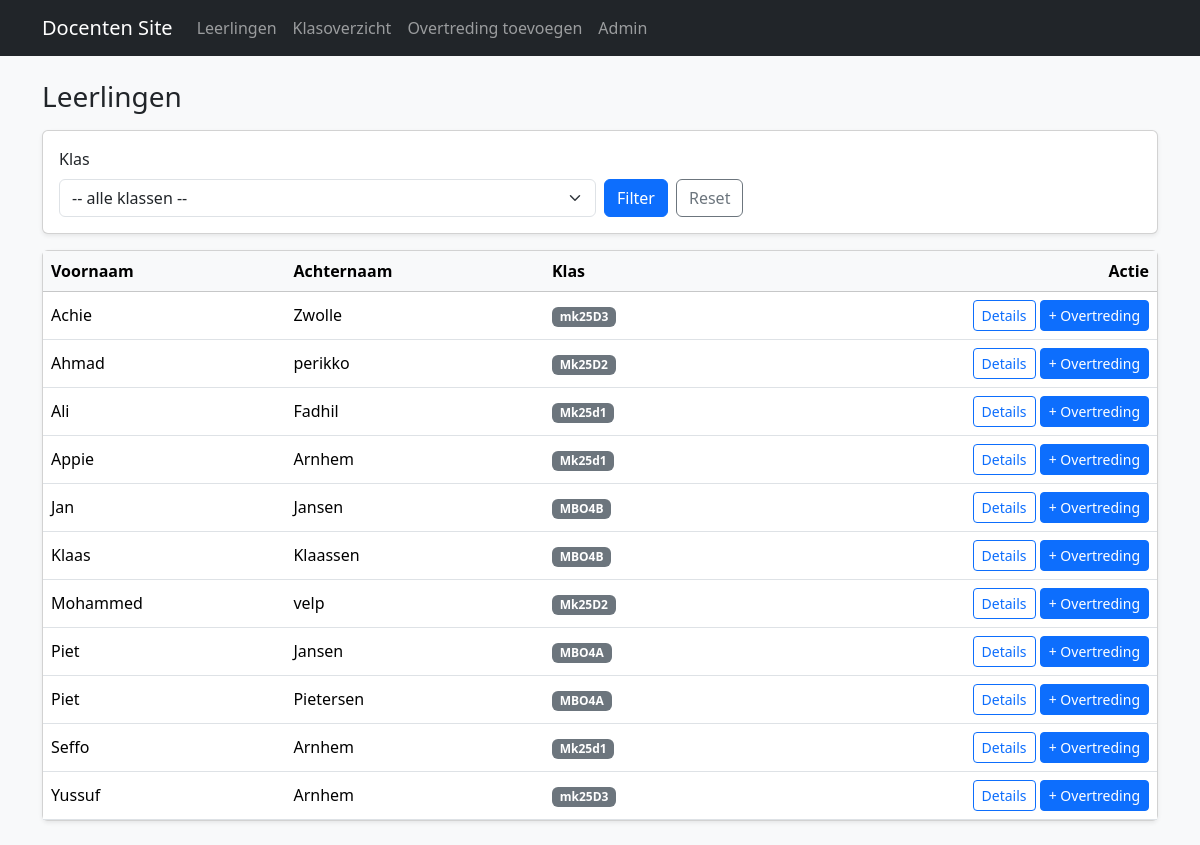
Screenshot of /leerlingen/ with the database file from the repository.
### core/models.py (models this page shows, shortened)
class Student(models.Model):
    first_name = models.CharField(max_length=80)
    last_name = models.CharField(max_length=80)
    school_class = models.ForeignKey(SchoolClass, on_delete=models.PROTECT, related_name="students")
    class Meta:
        ordering = ["first_name", "last_name"]  # Osiris volgorde

class SchoolClass(models.Model):
    name = models.CharField(max_length=50, unique=True)  # bijv. "MBO4A"

### core/views.py (the view)
# urls.py: path("leerlingen/", views.students_list, name="students_list"),
def students_list(request):
    classes = SchoolClass.objects.all()
    selected = request.GET.get("klas")
    students = Student.objects.all()
    if selected:
        students = students.filter(school_class__name=selected)
    return render(request, "core/students_list.html", {
        "classes": classes,
        "students": students,
        "selected": selected,
    })

### core/templates/core/students_list.html (shortened to what this page needs)
{% extends "core/base.html" %}
{% block content %}
<div class="d-flex justify-content-between align-items-center mb-3">
  <h1 class="h3 mb-0">Leerlingen</h1>
</div>
<div class="card shadow-sm mb-3">
  <div class="card-body">
    <form method="get" class="row g-2 align-items-end">
      <div class="col-12 col-md-6">
        <label class="form-label">Klas</label>
        <select name="klas" class="form-select">
          <option value="">-- alle klassen --</option>
        </select>
      </div>
      <div class="col-12 col-md-6 d-flex gap-2">
        <button class="btn btn-primary" type="submit">Filter</button>
        <a class="btn btn-outline-secondary" href="{% url 'students_list' %}">Reset</a>
      </div>
    </form>
  </div>
</div>
<div class="card shadow-sm">
  <div class="table-responsive">
    <table class="table table-hover mb-0 align-middle">
      <thead class="table-light">
        <tr>
          <th>Voornaam</th>
          <th>Achternaam</th>
          <th>Klas</th>
          <th class="text-end">Actie</th>
        </tr>
      </thead>
      <tbody>
        {% for s in students %}
          <tr>
            <td>{{ s.first_name }}</td>
            <td>{{ s.last_name }}</td>
            <td><span class="badge text-bg-secondary">{{ s.school_class.name }}</span></td>
            <td class="text-end">
              <a class="btn btn-sm btn-outline-primary" href="{% url 'student_detail' s.id %}">Details</a>
              <a class="btn btn-sm btn-primary" href="{% url 'violation_create_for_student' s.id %}">
                + Overtreding
              </a>
            </td>
          </tr>
        {% empty %}
          <tr><td colspan="4" class="text-muted">Geen leerlingen gevonden.</td></tr>
        {% endfor %}
      </tbody>
    </table>
  </div>
</div>
{% endblock %}

### rows the page displays
Student: first_name "Achie", last_name "Zwolle", school_class.name "mk25D3"
Student: first_name "Ahmad", last_name "perikko", school_class.name "Mk25D2"
Student: first_name "Ali", last_name "Fadhil", school_class.name "Mk25d1"
Student: first_name "Appie", last_name "Arnhem", school_class.name "Mk25d1"
Student: first_name "Jan", last_name "Jansen", school_class.name "MBO4B"
Student: first_name "Klaas", last_name "Klaassen", school_class.name "MBO4B"
Student: first_name "Mohammed", last_name "velp", school_class.name "Mk25D2"
Student: first_name "Piet", last_name "Jansen", school_class.name "MBO4A"
Student: first_name "Piet", last_name "Pietersen", school_class.name "MBO4A"
Student: first_name "Seffo", last_name "Arnhem", school_class.name "Mk25d1"
Student: first_name "Yussuf", last_name "Arnhem", school_class.name "mk25D3"
